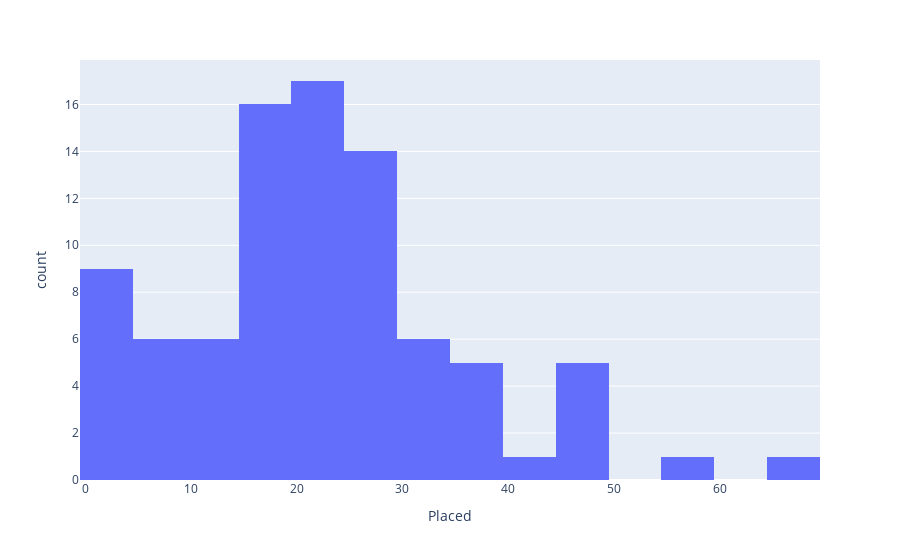

Notebook code for this chart:
### Markdown cell above
I tried to make a compound line graph to show the data, but it was hard to read and did not really make much sense to show a correlation of the data. So then, I tried three different histograms of the three different values.

### Code cell
df = pd.read_csv('/Users/kaylashrieve/Desktop/fortnitecsv2.csv')
fig = px.histogram(df, x="Placed")
fig.show()

### Figure 1 — Plotly figure (JSON) as saved in the notebook; plotly's stock layout.template omitted (floating-point values rounded to 4 significant figures)
{"data": [{"alignmentgroup": "True", "bingroup": "x", "hovertemplate": "Placed=%{x}<br>count=%{y}<extra></extra>", "legendgroup": "", "marker": {"color": "#636efa"}, "name": "", "offsetgroup": "", "orientation": "v", "showlegend": false, "type": "histogram", "x": [27, 45, 38, 30, 16, 30, 20, 29, 21, 24, 35, 27, 36, 27, 17, 4, 5, 20, 29, 28, 1, 49, 66, 18, 55, 39, 26, 18, 8, 19, 2, 21, 48, 14, 22, 22, 10, 13, 1, 15, 16, 2, 6, 31, 21, 25, 11, 46, 21, 32, 28, 25, 5, 4, 29, 48, 24, 26, 24, 24, 12, 6, 25, 17, 23, 15, 16, 17, 13, 5, 41, 25, 20, 15, 1, 22, 15, 34, 15, 4, 24, 17, 2, 24, 30, 18, 39], "xaxis": "x", "yaxis": "y"}], "layout": {"barmode": "relative", "legend": {"tracegroupgap": 0}, "margin": {"t": 60}, "xaxis": {"anchor": "y", "domain": [0, 1], "title": {"text": "Placed"}}, "yaxis": {"anchor": "x", "domain": [0, 1], "title": {"text": "count"}}}}
